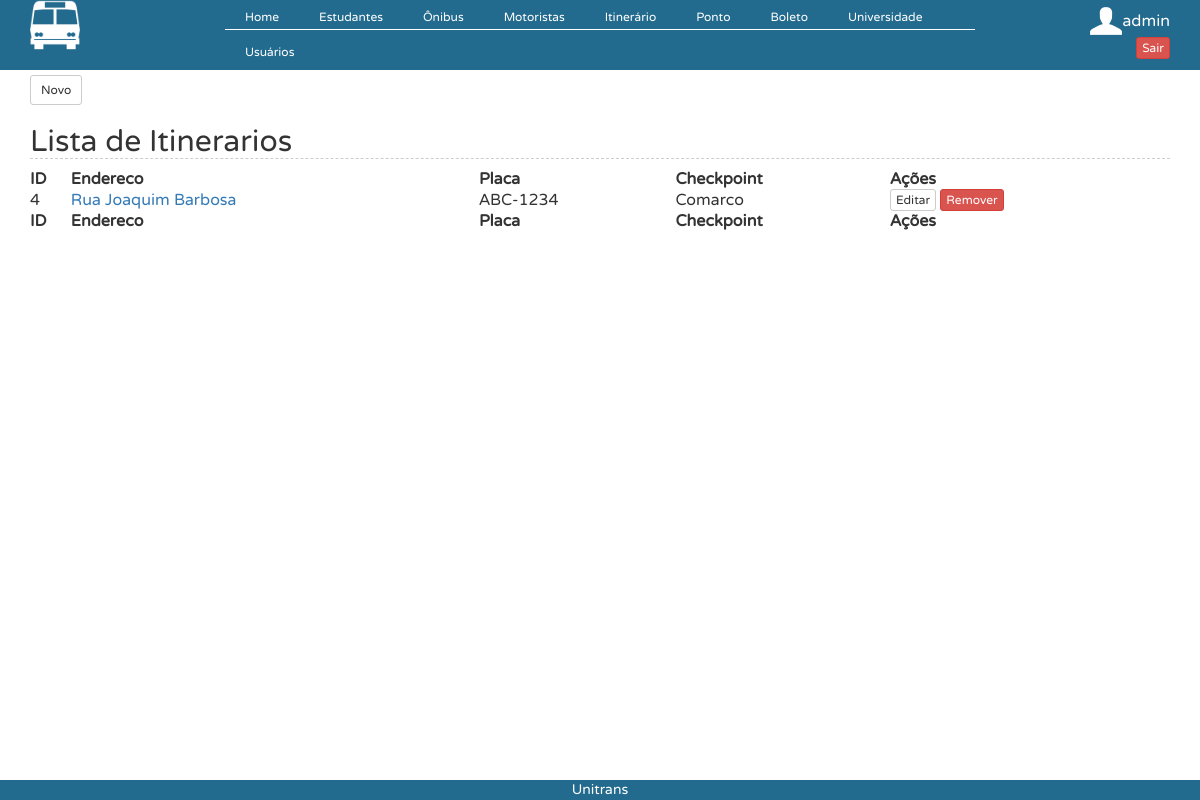
The page /?controller=itinerario&action=index (signed in) on the database its author committed.
### tables this page shows
CREATE TABLE `itinerario` (
  `id` int(11) NOT NULL AUTO_INCREMENT,
  `endereco` varchar(45) DEFAULT NULL,
  `placa` varchar(45) DEFAULT NULL,
  `checkpoint` varchar(45) DEFAULT NULL,
  PRIMARY KEY (`id`)
);

### controllers/ItinerarioController.php (called while the page is built, shortened)
<?php
class ItinerarioController {
    public function index() {
        $itinerarios = ItinerarioDAO::all();
        require_once('views/itinerario/index.php');
    }
}
?>

### connection.php (called while the page is built, shortened)
<?php
  class Db {
    private static $instance = NULL;
    public static function getInstance() {
      if (!isset(self::$instance)) {
        $pdo_options[PDO::ATTR_ERRMODE] = PDO::ERRMODE_EXCEPTION;
        self::$instance = new PDO('mysql:host=localhost;dbname=teste', 'root', '123456', $pdo_options);
      }
      return self::$instance;
    }
  }
?>

### models/ItinerarioDAO.php (called while the page is built, shortened)
<?php
require_once 'models/Itinerario.php';
class ItinerarioDAO {
    public static function all() {
        $lista = [];
        $req = Db::getInstance()->query('SELECT * FROM itinerario');
        foreach ($req->fetchAll() as $linha) {
            $itinerario = new Itinerario();
            $itinerario->setId($linha['id']);
            $itinerario->setEndereco($linha["endereco"]);
            $itinerario->setPlaca($linha["placa"]);
            $itinerario->setCheckpoint($linha["checkpoint"]);
            $lista[] = $itinerario;
        }
        return $lista;
    }
}

### models/Itinerario.php (called while the page is built)
<?php
class Itinerario{
    private $id;
    private $endereco;
    private $placa;
    private $checkpoint;
function setId ($id){
        $this->id=$id;
    }
    function getId (){
        return $this->id;
    }
    public function getEndereco() {
        return $this->endereco;
    }
    public function setEndereco($endereco) {
        $this->endereco = $endereco;
    }
    public function getPlaca() {
        return $this->placa;
    }
    public function setPlaca($placa) {
        $this->placa = $placa;
    }
    public function getCheckpoint() {
        return $this->checkpoint;
    }
    public function setCheckpoint($checkpoint) {
        $this->checkpoint = $checkpoint;
    }
}
?>

### views/itinerario/index.php (the view)
<button  onclick="location.href='?controller=itinerario&action=add'" type="button" class="btn btn-default btn-sm" style="margin-top: 5px">
                    Novo
                </button><h2>Lista de Itinerarios</h2>
<table id="example" class="display compact" cellspacing="0" width="100%">
    <thead>
        <tr>
            <th>ID</th>
            <th>Endereco</th>
            <th>Placa</th>
            <th>Checkpoint</th>
            <th>Ações</th>
        </tr>
    </thead>
    <tfoot>
        <tr>
            <th>ID</th>
            <th>Endereco</th>
            <th>Placa</th>
            <th>Checkpoint</th>
            <th>Ações</th>
        </tr>
    </tfoot>
    <tbody>
        <?php foreach ($itinerarios as $itinerario) { ?>
            <tr>
                <td><?php echo $itinerario->getId();?> </td>                <td><a href="?controller=itinerario&action=view&id=<?php echo $itinerario->getId();?>"><?php echo $itinerario->getEndereco(); ?></a></td>
                <td><?php echo $itinerario->getPlaca(); ?></td>
                <td><?php echo $itinerario->getCheckpoint(); ?></td>
                <td><button type="button" onclick="location.href='?controller=itinerario&action=edit&id=<?php echo base64_encode($itinerario->getId());?>';" class="btn btn-default btn-xs">Editar</button>
                    <button type="button" onclick="javascript:remover('?controller=itinerario&action=delete&id=<?php echo base64_encode($itinerario->getId());?>');" class="btn btn-danger btn-xs">Remover</button>
                </td>
            </tr>
        <?php } ?>
    </tbody>
</table>

### webroot/css/estilo.css (style rules this page uses)
* { margin:0; padding:0; font-family: myFirstFont; }
h2 { font-family: Arial, sans-serif; color: #3399CC; font-size: 30px; font-weight: bold; border-bottom: 1px dashed #ccc; margin: 0px 0px 0px 0px; }

### rows shown on the page
itinerario: id "4", endereco "Rua Joaquim Barbosa", placa "ABC-1234", checkpoint "Comarco"

### other values the page prints
$_SESSION['login'] "admin"
